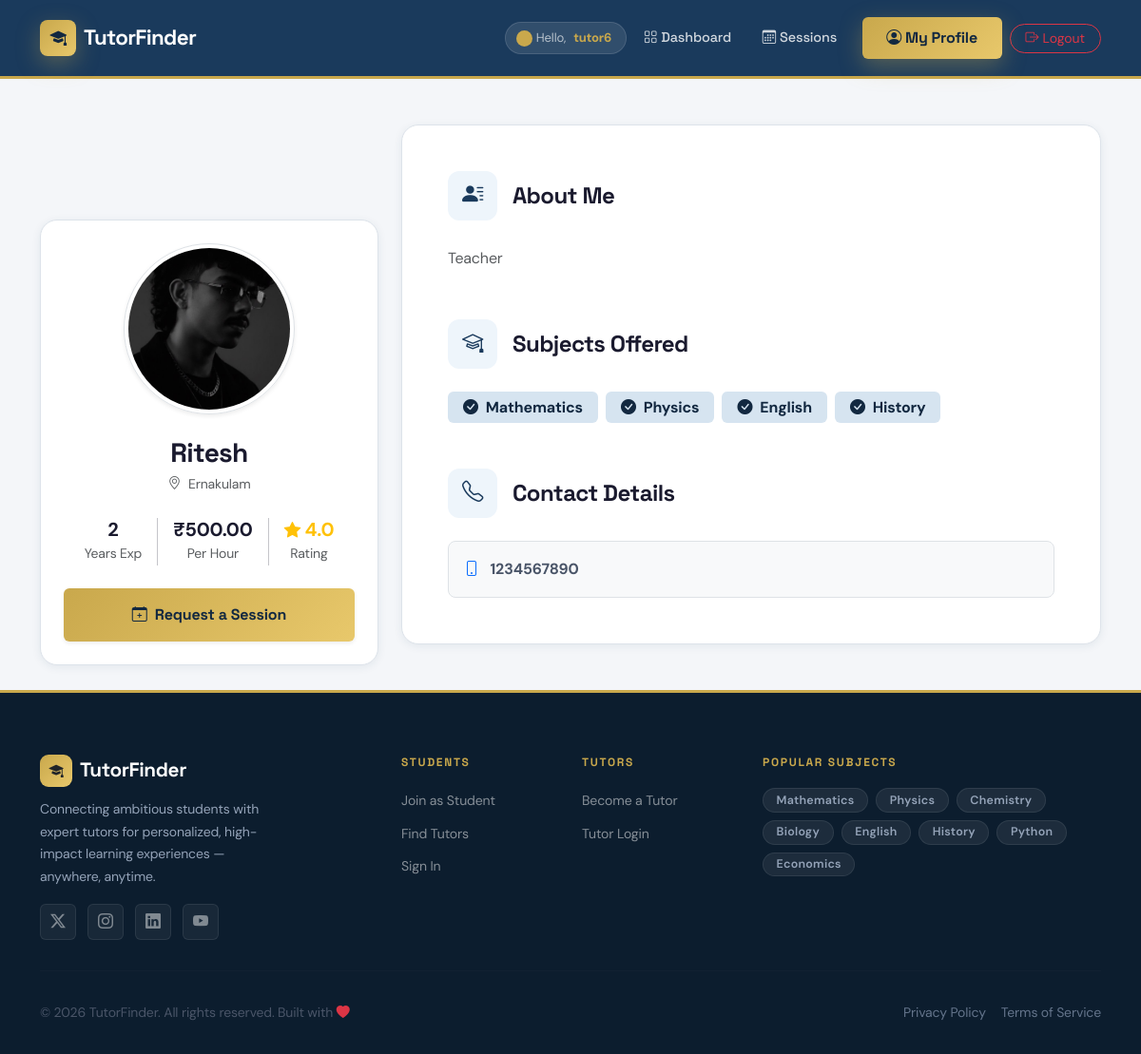
Screenshot of /tutor/1/ (signed in) with the database file from the repository.
### users/models.py (models this page shows, shortened)
class User(AbstractUser):
    ROLE_CHOICES = (
        ('student', 'Student'),
        ('tutor', 'Tutor'),
    )
    role = models.CharField(max_length=10, choices=ROLE_CHOICES)

class TutorProfile(models.Model):
    user = models.OneToOneField(User, on_delete=models.CASCADE)
    full_name = models.CharField(max_length=255, default="Unknown")
    phone_number = models.CharField(max_length=15, blank=True, null=True)
    profile_picture = models.ImageField(upload_to='profile_pics/tutors/', blank=True, null=True)
    subjects_taught = models.ManyToManyField(Subject, related_name="tutors")
    experience = models.IntegerField(default=0)
    rating = models.FloatField(default=0.0)
    location = models.CharField(max_length=255, blank=True, null=True)
    bio = models.TextField(blank=True, null=True)
    date_of_birth = models.DateField(blank=True, null=True)
    address = models.TextField(blank=True, null=True, default="")
    age = models.IntegerField(blank=True, null=True, default=0)
    hourly_rate = models.DecimalField(max_digits=6, decimal_places=2, blank=True, null=True)
    latitude = models.FloatField(null=True, blank=True)
    longitude = models.FloatField(null=True, blank=True)

class Subject(models.Model):
    name = models.CharField(max_length=100, unique=True)

### users/views.py (the view)
# urls.py: path("tutor/<int:tutor_id>/", views.view_tutor_profile, name="view_tutor_profile"),
def view_tutor_profile(request, tutor_id):
    tutor = get_object_or_404(TutorProfile, id=tutor_id)
    return render(request, "users/view_tutor.html", {"tutor": tutor})

### users/context_processors.py (called while the page is built)
def tutor_profile_processor(request):
    if request.user.is_authenticated and hasattr(request.user, 'tutorprofile'):
        return {'profile': request.user.tutorprofile}
    return {}

### templates/users/view_tutor.html (shortened to what this page needs)
{% extends "base.html" %}
{% block content %}
<div class="container py-5">
    <div class="row g-4">
        <div class="col-lg-4">
            <div class="custom-card p-4 text-center sticky-top" style="top: 100px; z-index: 10;">
                <div class="mb-4">
                    {% if tutor.profile_picture %}
                    <img src="{{ tutor.profile_picture.url }}" alt="Profile" class="avatar-lg shadow-sm border p-1"
                        style="width: 180px; height: 180px;">
                    {% else %}
                    <div class="avatar-lg bg-light d-flex align-items-center justify-content-center mx-auto border shadow-sm"
                        style="width: 180px; height: 180px;">
                        <i class="bi bi-person text-secondary fs-1"></i>
                    </div>
                    {% endif %}
                </div>
                <h3 class="fw-bold mb-1">{{ tutor.full_name }}</h3>
                <p class="text-muted small mb-4">
                    <i class="bi bi-geo-alt me-1"></i>
                    {{ tutor.location|default:"Global" }}
                </p>
                <div class="d-flex justify-content-center align-items-center gap-3 mb-4">
                    <div class="text-center">
                        <div class="h5 fw-bold mb-0">{{ tutor.experience }}</div>
                        <small class="text-muted">Years Exp</small>
                    </div>
                    <div class="text-center">
                        <div class="h5 fw-bold mb-0">₹{{ tutor.hourly_rate }}</div>
                        <small class="text-muted">Per Hour</small>
                    </div>
                    <div class="text-center">
                        <div class="h5 fw-bold mb-0 text-warning">
                            <i class="bi bi-star-fill small"></i> {{ tutor.rating }}
                        </div>
                        <small class="text-muted">Rating</small>
                    </div>
                </div>
                <div class="d-grid gap-2">
                    <a href="{% url 'request_session' tutor.id %}"
                        class="btn btn-primary-custom py-3 fw-bold shadow-sm">
                        <i class="bi bi-calendar-plus me-2"></i>Request a Session
                    </a>
                </div>
            </div>
        </div>
        <div class="col-lg-8">
            <div class="custom-card p-4 p-md-5">
                <section class="mb-5">
                    <h4 class="fw-bold mb-4 d-flex align-items-center">
                        <span class="card-icon me-3"><i class="bi bi-person-lines-fill"></i></span>About Me
                    </h4>
                    <p class="text-dark opacity-75 lh-lg">
                        {{ tutor.bio|default:"Ready to help you learn!" }}
                    </p>
                </section>
                <section class="mb-5">
                    <h4 class="fw-bold mb-4 d-flex align-items-center">
                        <span class="card-icon me-3"><i class="bi bi-mortarboard"></i></span>Subjects Offered
                    </h4>
                    <div class="d-flex flex-wrap gap-2">
                        {% for subject in tutor.subjects_taught.all %}
                        <span class="badge badge-primary-soft fs-6 px-3 py-2">
                            <i class="bi bi-check-circle-fill me-2"></i>{{ subject.name }}
                        </span>
                        {% empty %}
                        <p class="text-muted">No specific subjects listed.</p>
                        {% endfor %}
                    </div>
                </section>
                <section>
                    <h4 class="fw-bold mb-4 d-flex align-items-center">
                        <span class="card-icon me-3"><i class="bi bi-telephone"></i></span>Contact Details
                    </h4>
                    <div class="p-3 border rounded-3 bg-light">
                        <p class="mb-0 fw-bold">
                            <i class="bi bi-phone text-primary me-2"></i>
                            {{ tutor.phone_number|default:"Contact via Request" }}
                        </p>
                    </div>
                </section>
            </div>
        </div>
    </div>
</div>
{% endblock %}

### templates/base.html (shortened to what this page needs)
{% load static %}
<!DOCTYPE html>
<html lang="en">
<head>
    <link href="https://cdn.jsdelivr.net/npm/bootstrap@5.3.0/dist/css/bootstrap.min.css" rel="stylesheet">
    <link rel="stylesheet" href="https://cdn.jsdelivr.net/npm/bootstrap-icons@1.11.3/font/bootstrap-icons.min.css">
    <link rel="stylesheet" href="https://unpkg.com/aos@2.3.4/dist/aos.css">
    <link rel="stylesheet" href="{% static 'css/style.css' %}">
</head>
<body>
    <nav class="navbar navbar-expand-lg sticky-top" id="mainNav">
        <div class="container">
            <a class="navbar-brand" href="{% url 'home' %}">
                <span class="brand-icon">
                    <i class="bi bi-mortarboard-fill"></i>
                </span>
                TutorFinder
            </a>
            <div class="collapse navbar-collapse" id="navbarNav">
                <ul class="navbar-nav ms-auto align-items-center gap-1">
                    {% if user.is_authenticated %}
                    <li class="nav-item">
                        <span class="nav-user-greeting d-flex align-items-center gap-2">
                            <span class="live-dot"></span>
                            Hello, <strong>{{ user.username }}</strong>
                        </span>
                    </li>
                    {% if request.user.role == 'tutor' %}
                    <li class="nav-item">
                        <a class="nav-link" href="{% url 'tutor_dashboard' %}">
                            <i class="bi bi-grid me-1"></i>Dashboard
                        </a>
                    </li>
                    <li class="nav-item">
                        <a class="nav-link" href="{% url 'tutor_sessions' %}">
                            <i class="bi bi-calendar3 me-1"></i>Sessions
                        </a>
                    </li>
                    <li class="nav-item ms-2">
                        <a class="btn btn-primary-custom" href="{% url 'tutor_profile' %}">
                            <i class="bi bi-person-circle me-1"></i>My Profile
                        </a>
                    </li>
                    {% endif %}
                    <li class="nav-item ms-1">
                        <form action="{% url 'logout' %}" method="post" class="d-inline">
                            <button type="submit" class="btn btn-sm btn-outline-danger rounded-pill px-3">
                                <i class="bi bi-box-arrow-right me-1"></i>Logout
                            </button>
                        </form>
                    </li>
                    {% endif %}
                </ul>
            </div>
        </div>
    </nav>
    <main class="main-content" id="main-content">
        {% block content %}{% endblock %}
    </main>
    <footer class="footer">
        <div class="container">
            <div class="row g-4">
                <div class="col-lg-4 col-md-6">
                    <div class="footer-brand">
                        <span
                            style="background:var(--grad-accent);width:34px;height:34px;border-radius:9px;display:inline-flex;align-items:center;justify-content:center;">
                            <i class="bi bi-mortarboard-fill text-dark" style="font-size:.95rem;"></i>
                        </span>
                        TutorFinder
                    </div>
                    <p class="small" style="color:#94a3b8;line-height:1.7;max-width:260px;">
                        Connecting ambitious students with expert tutors for personalized, high-impact learning
                        experiences — anywhere, anytime.
                    </p>
                    <div class="social-links mt-3">
                        <a href="#" class="social-link" title="Twitter"><i class="bi bi-twitter-x"></i></a>
                        <a href="#" class="social-link" title="Instagram"><i class="bi bi-instagram"></i></a>
                        <a href="#" class="social-link" title="LinkedIn"><i class="bi bi-linkedin"></i></a>
                        <a href="#" class="social-link" title="YouTube"><i class="bi bi-youtube"></i></a>
                    </div>
                </div>
                <div class="col-lg-2 col-md-6 col-6">
                    <p class="footer-heading">Students</p>
                    <ul class="footer-links">
                        <li><a href="{% url 'student_register' %}">Join as Student</a></li>
                        <li><a href="{% url 'search_tutors' %}">Find Tutors</a></li>
                        <li><a href="{% url 'login' %}">Sign In</a></li>
                    </ul>
                </div>
                <div class="col-lg-2 col-md-6 col-6">
                    <p class="footer-heading">Tutors</p>
                    <ul class="footer-links">
                        <li><a href="{% url 'tutor_register' %}">Become a Tutor</a></li>
                        <li><a href="{% url 'login' %}">Tutor Login</a></li>
                    </ul>
                </div>
                <div class="col-lg-4 col-md-6">
                    <p class="footer-heading">Popular Subjects</p>
                    <div class="d-flex flex-wrap gap-2">
                        <span class="badge badge-custom"
                            style="background:rgba(255,255,255,.07);color:#94a3b8;border:1px solid rgba(255,255,255,.08);">Mathematics</span>
                        <span class="badge badge-custom"
                            style="background:rgba(255,255,255,.07);color:#94a3b8;border:1px solid rgba(255,255,255,.08);">Physics</span>
                        <span class="badge badge-custom"
                            style="background:rgba(255,255,255,.07);color:#94a3b8;border:1px solid rgba(255,255,255,.08);">Chemistry</span>
                        <span class="badge badge-custom"
                            style="background:rgba(255,255,255,.07);color:#94a3b8;border:1px solid rgba(255,255,255,.08);">Biology</span>
                        <span class="badge badge-custom"
                            style="background:rgba(255,255,255,.07);color:#94a3b8;border:1px solid rgba(255,255,255,.08);">English</span>
                        <span class="badge badge-custom"
                            style="background:rgba(255,255,255,.07);color:#94a3b8;border:1px solid rgba(255,255,255,.08);">History</span>
                        <span class="badge badge-custom"
                            style="background:rgba(255,255,255,.07);color:#94a3b8;border:1px solid rgba(255,255,255,.08);">Python</span>
                        <span class="badge badge-custom"
                            style="background:rgba(255,255,255,.07);color:#94a3b8;border:1px solid rgba(255,255,255,.08);">Economics</span>
                    </div>
                </div>
            </div>
            <hr class="footer-divider">
            <div class="d-flex flex-column flex-md-row justify-content-between align-items-center gap-2 small"
                style="color:#64748b;">
                <p class="mb-0">&copy; 2026 TutorFinder. All rights reserved. Built with <i
                        class="bi bi-heart-fill text-danger"></i></p>
                <div class="d-flex gap-3">
                    <a href="#" style="color:#64748b;" class="transition-all" onmouseover="this.style.color='#10b981'"
                        onmouseout="this.style.color='#64748b'">Privacy Policy</a>
                    <a href="#" style="color:#64748b;" class="transition-all" onmouseover="this.style.color='#10b981'"
                        onmouseout="this.style.color='#64748b'">Terms of Service</a>
                </div>
            </div>
        </div>
    </footer>
</body>
</html>

### rows the page displays
User: username "tutor6"
TutorProfile: profile_picture (placeholder picture), full_name "Ritesh", location "Ernakulam", experience "2", hourly_rate "500.00", rating "4.0", bio "Teacher", phone_number "1234567890"
Subject: name "Mathematics"
Subject: name "Physics"
Subject: name "English"
Subject: name "History"
